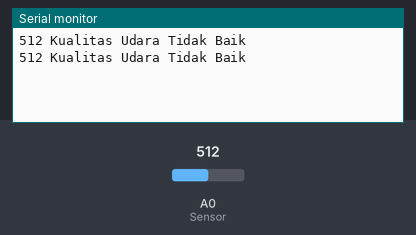
Bench run of a sketch on a simulated Arduino Uno, built with avr-gcc and run on an emulated ATmega328P. Shown: the last lines printed to the serial monitor. The inputs (shaded band) are chosen by the test bench; at power-on: A0 (Sensor) = 512.

Above: at 1.8 s.
1.9 s: A0 (Sensor) set to 112
At 2.6 s:
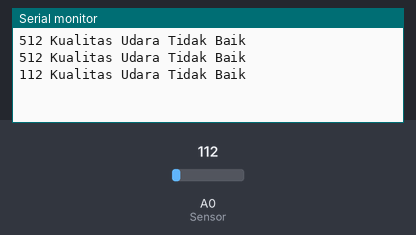
3.4 s: A0 (Sensor) set to 93
At 4.8 s:
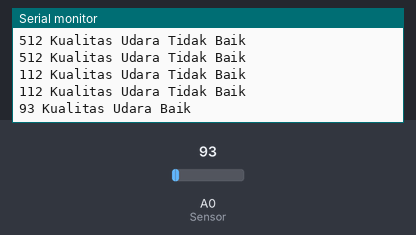

Measured:
- the behaviour switches between 101 and 100 on A0 (Sensor) (found by bisection; images 1 and 2)
- after the input at 1.9 s, the serial monitor: prints a new line after 0.10 s (image 1)
- after the input at 3.4 s, the serial monitor: prints a new line after 0.60 s (image 2)

The sketch:

SensorgasMQ-135.ino
```cpp
// Mendefinisikan pin sensor sebagai konstanta A0
const int Sensor = A0;

// Nilai maksimum untuk kualitas udara bersih
int maxudarabersih = 100;

void setup() {
  // Memulai komunikasi serial dengan kecepatan 9600 bps
  Serial.begin(9600);

  // Mengatur pin A0 sebagai input (tempat tersambungnya sensor)
  pinMode(A0, INPUT);
}

void loop() {
  // Membaca data analog dari sensor
  int dataSensor = analogRead(Sensor);

  // Mencetak nilai dataSensor ke Serial Monitor
  Serial.print(dataSensor);

  // Mencetak spasi untuk pemisah
  Serial.print(" ");

  // Memeriksa apakah kualitas udara melebihi nilai maksimum
  if (dataSensor > maxudarabersih)
    // Jika melebihi, mencetak pesan "Kualitas Udara Tidak Baik"
    Serial.println("Kualitas Udara Tidak Baik");
  else
    // Jika tidak melebihi, mencetak pesan "Kualitas Udara Baik"
    Serial.println("Kualitas Udara Baik");

  // Jeda selama 1 detik sebelum membaca sensor lagi
  delay(1000);
}
```
